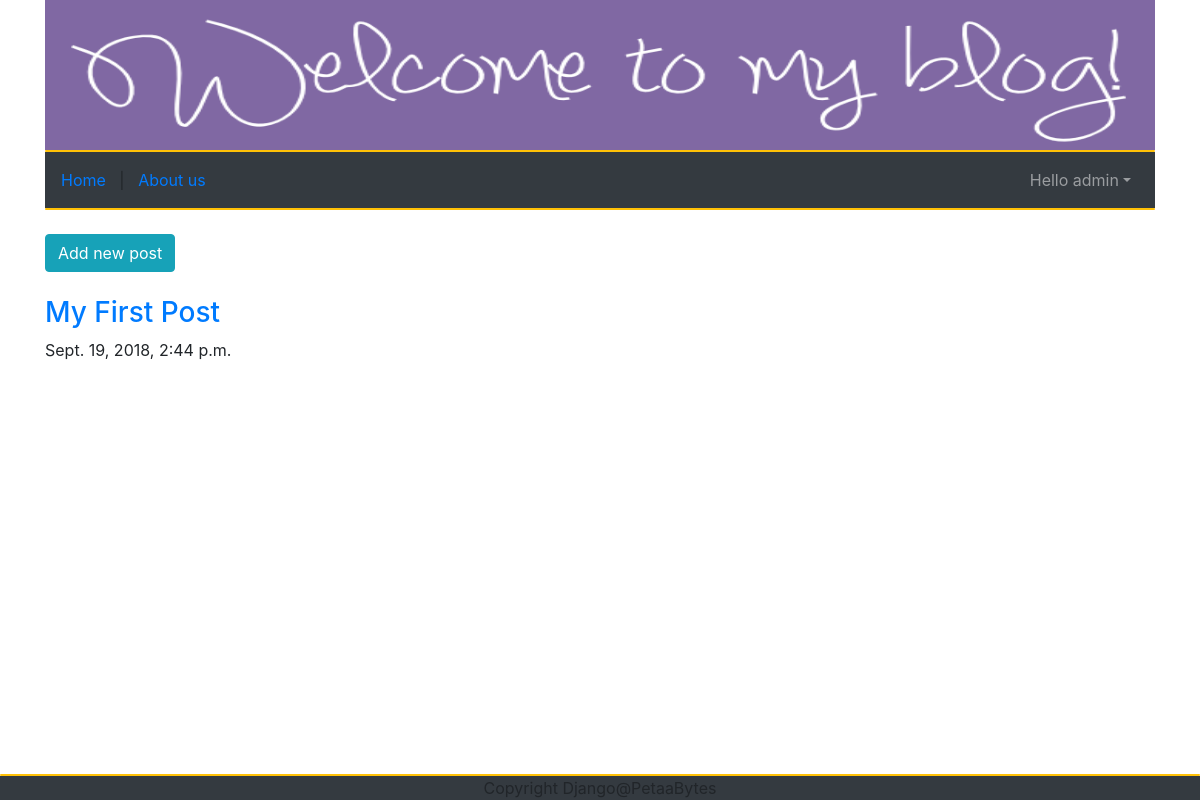
The app's page / (signed in) with its own data.
### accounts/models.py (models this page shows, shortened)
class CustomUser(AbstractUser):
    gender = models.CharField(max_length=10)
    dob = models.DateField(blank=True, null=True)
    age = models.PositiveIntegerField(default=0)

### blog/models.py (models this page shows, shortened)
class Post(models.Model):
    author = models.ForeignKey('accounts.CustomUser', on_delete=models.CASCADE)
    title = models.CharField(max_length=200)
    text = models.TextField()
    created_date = models.DateTimeField(default=timezone.now)

### blog/views.py (the view)
# urls.py: path('', views.PostListView.as_view(), name='listposts'),
class PostListView(ListView):
    model = Post
    context_object_name = "posts"
    template_name = "listposts.html"

### blog/templates/listposts.html (shortened to what this page needs)
{% extends 'base.html' %}
{% block base%}
<div class="row">
    <div class="col-md-8">
    {% if user.is_authenticated %}
      <a href="{% url 'newpost' %}" class="btn btn-info">Add new post</a>
      {% endif %}
        <br><br>
        {% for post in posts %}
        <h3><a href="{% url 'detailview' post.pk %}">{{ post.title }}</a></h3>
        {{ post.created_date }}
        {% endfor %}
    </div>
</div>
{% endblock%}

### templates/base.html (shortened to what this page needs)
{% extends 'scripts.html' %}
{% load static %}
{% block scripts_content %}
<div class="content container">
    <div class="page-header">
        <img src="{% static 'media/headerimg.png' %}" width="1110" height="150"/>
        <div class="progress" style="height: 2px">
            <div class="progress-bar bg-warning" style="width:100%; height: 5px"></div>
        </div>
        <nav class="navbar navbar-expand bg-dark navbar-dark">
            <div class="container justify-content-md-start">
                <ul class="navbar-nav">
                    <a href="{% url 'listposts' %}"> Home</a>
                    &nbsp;&nbsp;&nbsp;|&nbsp;&nbsp;&nbsp;
                    <a href="{% url 'aboutpage' %}"> About us</a>
                </ul>
            </div>
            <div class="container justify-content-md-end">
                <ul class="navbar-nav">
                    {% if user.is_authenticated %}
                    <li class="nav-item dropdown">
                        <a class="nav-link dropdown-toggle" href="#" id="navbardrop" data-toggle="dropdown"> Hello
                            {{user.username}}</a>
                    </li>
                    {% else %}
                    <a href="{% url 'login' %}">Login</a>
                    {% endif %}
                </ul>
            </div>
        </nav>
    </div>
    <div class="progress" style="height: 2px">
        <div class="progress-bar bg-warning" style="width:100%"></div>
    </div>
    <br>
    {% block base%}
    {% endblock%}
    <div class="fixed-bottom" align="center">
        <div class="progress" style="height: 2px">
            <div class="progress-bar bg-warning" style="width:100%; height: 5px"></div>
        </div>
        <div class="bg-dark">
            Copyright Django@PetaaBytes
        </div>
    </div>
</div>
{% endblock %}

### records on screen
CustomUser: username "admin"
Post: title "My First Post", created_date "Sept. 19, 2018, 2:44 p.m."
